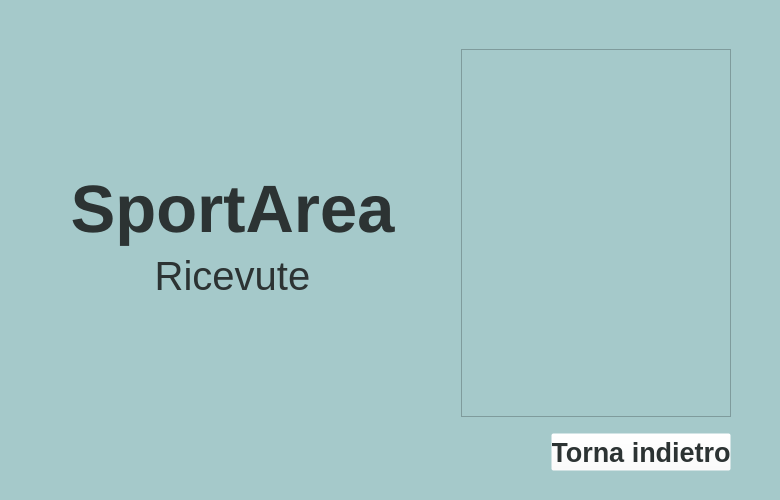
<?xml version="1.0" encoding="UTF-8"?>
<ui version="4.0">
 <class>MainWindow</class>
 <widget class="QMainWindow" name="MainWindow">
  <property name="geometry">
   <rect>
    <x>0</x>
    <y>0</y>
    <width>780</width>
    <height>500</height>
   </rect>
  </property>
  <property name="minimumSize">
   <size>
    <width>780</width>
    <height>500</height>
   </size>
  </property>
  <property name="windowTitle">
   <string>MainWindow</string>
  </property>
  <widget class="QWidget" name="centralwidget">
   <property name="minimumSize">
    <size>
     <width>780</width>
     <height>500</height>
    </size>
   </property>
   <layout class="QGridLayout" name="gridLayout">
    <property name="leftMargin">
     <number>0</number>
    </property>
    <property name="topMargin">
     <number>0</number>
    </property>
    <property name="rightMargin">
     <number>0</number>
    </property>
    <property name="bottomMargin">
     <number>0</number>
    </property>
    <item row="0" column="0">
     <widget class="QWidget" name="widget" native="true">
      <property name="minimumSize">
       <size>
        <width>780</width>
        <height>500</height>
       </size>
      </property>
      <property name="styleSheet">
       <string notr="true">background-color: rgb(165, 201, 202);</string>
      </property>
      <layout class="QHBoxLayout" name="horizontalLayout_4">
       <property name="leftMargin">
        <number>0</number>
       </property>
       <property name="topMargin">
        <number>0</number>
       </property>
       <property name="rightMargin">
        <number>0</number>
       </property>
       <property name="bottomMargin">
        <number>0</number>
       </property>
       <item>
        <layout class="QHBoxLayout" name="horizontalLayout_3">
         <item>
          <spacer name="horizontalSpacer_5">
           <property name="orientation">
            <enum>Qt::Horizontal</enum>
           </property>
           <property name="sizeType">
            <enum>QSizePolicy::MinimumExpanding</enum>
           </property>
           <property name="sizeHint" stdset="0">
            <size>
             <width>70</width>
             <height>20</height>
            </size>
           </property>
          </spacer>
         </item>
         <item>
          <layout class="QVBoxLayout" name="verticalLayout_4">
           <item>
            <widget class="QLabel" name="title">
             <property name="font">
              <font>
               <family>Arial</family>
               <pointsize>50</pointsize>
               <weight>75</weight>
               <bold>true</bold>
              </font>
             </property>
             <property name="styleSheet">
              <string notr="true">
color:rgb(44, 51, 51);</string>
             </property>
             <property name="text">
              <string>SportArea</string>
             </property>
             <property name="alignment">
              <set>Qt::AlignBottom|Qt::AlignHCenter</set>
             </property>
            </widget>
           </item>
           <item>
            <widget class="QLabel" name="title2">
             <property name="font">
              <font>
               <family>Arial</family>
               <pointsize>30</pointsize>
              </font>
             </property>
             <property name="styleSheet">
              <string notr="true">
color:rgb(44, 51, 51);</string>
             </property>
             <property name="text">
              <string>Ricevute</string>
             </property>
             <property name="alignment">
              <set>Qt::AlignHCenter|Qt::AlignTop</set>
             </property>
            </widget>
           </item>
          </layout>
         </item>
         <item>
          <spacer name="horizontalSpacer_10">
           <property name="orientation">
            <enum>Qt::Horizontal</enum>
           </property>
           <property name="sizeType">
            <enum>QSizePolicy::Expanding</enum>
           </property>
           <property name="sizeHint" stdset="0">
            <size>
             <width>40</width>
             <height>20</height>
            </size>
           </property>
          </spacer>
         </item>
        </layout>
       </item>
       <item>
        <layout class="QHBoxLayout" name="horizontalLayout_2">
         <item>
          <spacer name="horizontalSpacer">
           <property name="orientation">
            <enum>Qt::Horizontal</enum>
           </property>
           <property name="sizeType">
            <enum>QSizePolicy::Minimum</enum>
           </property>
           <property name="sizeHint" stdset="0">
            <size>
             <width>40</width>
             <height>20</height>
            </size>
           </property>
          </spacer>
         </item>
         <item>
          <widget class="QWidget" name="widget_4" native="true">
           <layout class="QVBoxLayout" name="verticalLayout_3">
            <item>
             <spacer name="verticalSpacer_2">
              <property name="orientation">
               <enum>Qt::Vertical</enum>
              </property>
              <property name="sizeType">
               <enum>QSizePolicy::Minimum</enum>
              </property>
              <property name="sizeHint" stdset="0">
               <size>
                <width>0</width>
                <height>40</height>
               </size>
              </property>
             </spacer>
            </item>
            <item>
             <widget class="QScrollArea" name="scrollArea_ricevute">
              <property name="minimumSize">
               <size>
                <width>270</width>
                <height>0</height>
               </size>
              </property>
              <property name="font">
               <font>
                <family>Arial</family>
                <pointsize>16</pointsize>
               </font>
              </property>
              <property name="widgetResizable">
               <bool>true</bool>
              </property>
              <widget class="QWidget" name="scrollAreaWidgetContents">
               <property name="geometry">
                <rect>
                 <x>0</x>
                 <y>0</y>
                 <width>268</width>
                 <height>324</height>
                </rect>
               </property>
               <layout class="QVBoxLayout" name="verticalLayout"/>
              </widget>
             </widget>
            </item>
            <item>
             <spacer name="verticalSpacer">
              <property name="orientation">
               <enum>Qt::Vertical</enum>
              </property>
              <property name="sizeType">
               <enum>QSizePolicy::Minimum</enum>
              </property>
              <property name="sizeHint" stdset="0">
               <size>
                <width>20</width>
                <height>10</height>
               </size>
              </property>
             </spacer>
            </item>
            <item>
             <layout class="QHBoxLayout" name="horizontalLayout">
              <item>
               <spacer name="horizontalSpacer_9">
                <property name="orientation">
                 <enum>Qt::Horizontal</enum>
                </property>
                <property name="sizeType">
                 <enum>QSizePolicy::Expanding</enum>
                </property>
                <property name="sizeHint" stdset="0">
                 <size>
                  <width>15</width>
                  <height>20</height>
                 </size>
                </property>
               </spacer>
              </item>
              <item>
               <widget class="QPushButton" name="pushButton_back">
                <property name="minimumSize">
                 <size>
                  <width>180</width>
                  <height>0</height>
                 </size>
                </property>
                <property name="font">
                 <font>
                  <family>Arial</family>
                  <pointsize>20</pointsize>
                  <weight>75</weight>
                  <bold>true</bold>
                 </font>
                </property>
                <property name="styleSheet">
                 <string notr="true">QPushButton
{

background-color: rgba(255, 255, 255, 0);
color:rgb(44, 51, 51);
height:30px;
width:55px;
}
QPushButton:hover
{
text-decoration: underline solid;
background-color: rgba(255, 255, 255, 0);
color: rgb(52, 119, 134);
height:30px;
width:55px;
}
QPushButton:pressed
{

color:rgb(44, 51, 51);
height:30px;
width:55px;
}

</string>
                </property>
                <property name="text">
                 <string>Torna indietro</string>
                </property>
                <property name="icon">
                 <iconset>
                  <normaloff>icons/reply.png</normaloff>icons/reply.png</iconset>
                </property>
                <property name="iconSize">
                 <size>
                  <width>20</width>
                  <height>20</height>
                 </size>
                </property>
               </widget>
              </item>
             </layout>
            </item>
            <item>
             <spacer name="verticalSpacer_3">
              <property name="orientation">
               <enum>Qt::Vertical</enum>
              </property>
              <property name="sizeType">
               <enum>QSizePolicy::Minimum</enum>
              </property>
              <property name="sizeHint" stdset="0">
               <size>
                <width>20</width>
                <height>20</height>
               </size>
              </property>
             </spacer>
            </item>
           </layout>
          </widget>
         </item>
         <item>
          <spacer name="horizontalSpacer_6">
           <property name="orientation">
            <enum>Qt::Horizontal</enum>
           </property>
           <property name="sizeType">
            <enum>QSizePolicy::Minimum</enum>
           </property>
           <property name="sizeHint" stdset="0">
            <size>
             <width>40</width>
             <height>17</height>
            </size>
           </property>
          </spacer>
         </item>
        </layout>
       </item>
      </layout>
     </widget>
    </item>
   </layout>
  </widget>
 </widget>
 <resources>
  <include location="test.qrc"/>
 </resources>
 <connections/>
</ui>
